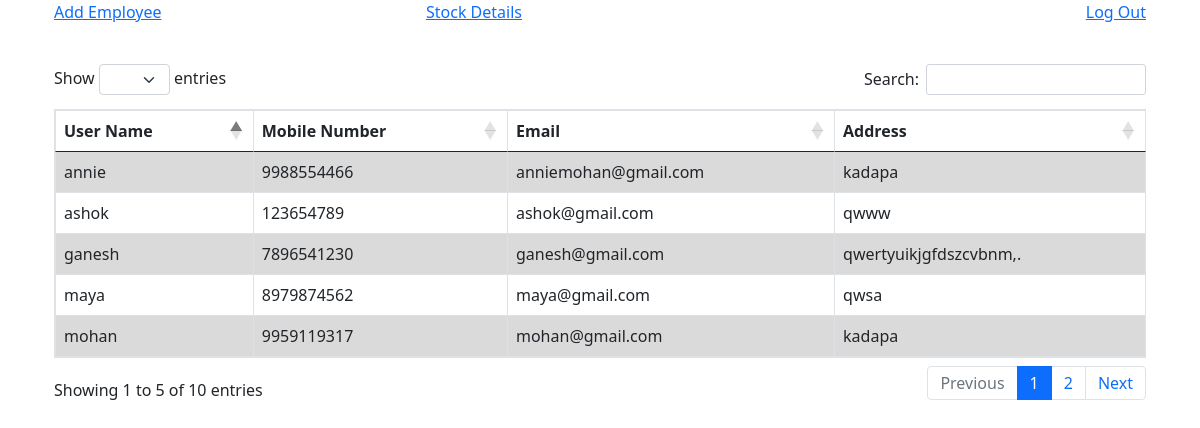
Page /employee_details/ (signed in) on the committed database.
### employee/models.py (models this page shows, shortened)
class Employee(models.Model):
    user = models.OneToOneField(User, on_delete=models.CASCADE, blank=True, null=True)
    phone_no = models.CharField(max_length=13)
    address = models.TextField()
    is_employee_master = models.BooleanField(default=False)
    is_asset_master = models.BooleanField(default=False)

### employee/views.py (the view)
# urls.py: path("employee_details/", views.employee_details, name='employee_details'),
@login_required(login_url="/")
def employee_details(request):
    employee = Employee.objects.all()
    return render(request, "employee/employee_details.html", {"employee": employee})

### employee/templates/employee/employee_details.html (shortened to what this page needs)
{% extends './base.html' %}
{% block css %}
<link rel="stylesheet" href="https://stackpath.bootstrapcdn.com/bootstrap/5.0.0-alpha1/css/bootstrap.min.css">
<link rel="stylesheet" href="https://cdn.datatables.net/1.10.23/css/dataTables.bootstrap5.min.css">
{% endblock %}
{% block content %}
<div class="row">
    <a href="{% url 'employee:add_employee' %}" class="col-1 col-sm" role="button" aria-pressed="true">Add Employee</a>
    <a href="{% url 'employee:stock_details' %}" class="col-1 col-sm" role="button" aria-pressed="true">Stock Details</a>
    <a href="{% url 'employee:logout_user' %}" class="col-8 col-sm" role="button" aria-pressed="true" style="text-align: end;">Log Out</a>
</div>
<div class="row" style="margin-top: 40px;">
    <br>
    <table id="employee" class="table table-striped table-bordered" style="width:100%; margin-top: 40px;">
        <thead>
        <tr>
            <th>User Name</th>
            <th>Mobile Number</th>
            <th>Email</th>
            <th>Address</th>
        </tr>
        </thead>
        <tbody>
        {% for employee in employee %}
        <tr>
            <td>{{employee.user.username}}</td>
            <td>{{employee.phone_no}}</td>
            <td>{{employee.user.email}}</td>
            <td>{{employee.address}}</td>
            <br>
        </tr>
        {% endfor %}
        </tbody>
    </table>
</div>
{% endblock %}

### rows in the picture
Employee: user.username "mohan", phone_no "9959119317", user.email "mohan@gmail.com", address "kadapa"
Employee: user.username "annie", phone_no "9988554466", user.email "anniemohan@gmail.com", address "kadapa"
Employee: user.username "ashok", phone_no "123654789", user.email "ashok@gmail.com", address "qwww"
Employee: user.username "maya", phone_no "8979874562", user.email "maya@gmail.com", address "qwsa"
Employee: user.username "ganesh", phone_no "7896541230", user.email "ganesh@gmail.com", address "qwertyuikjgfdszcvbnm,."
